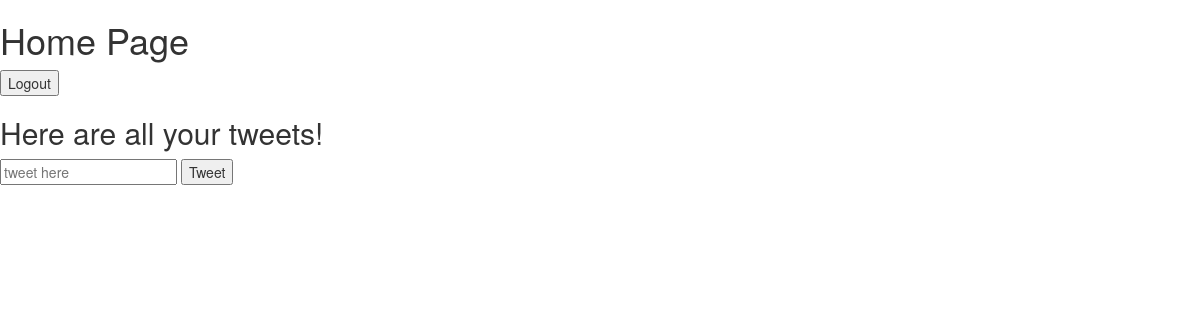
/core/ (signed in), run on an earlier commit of the app's database.
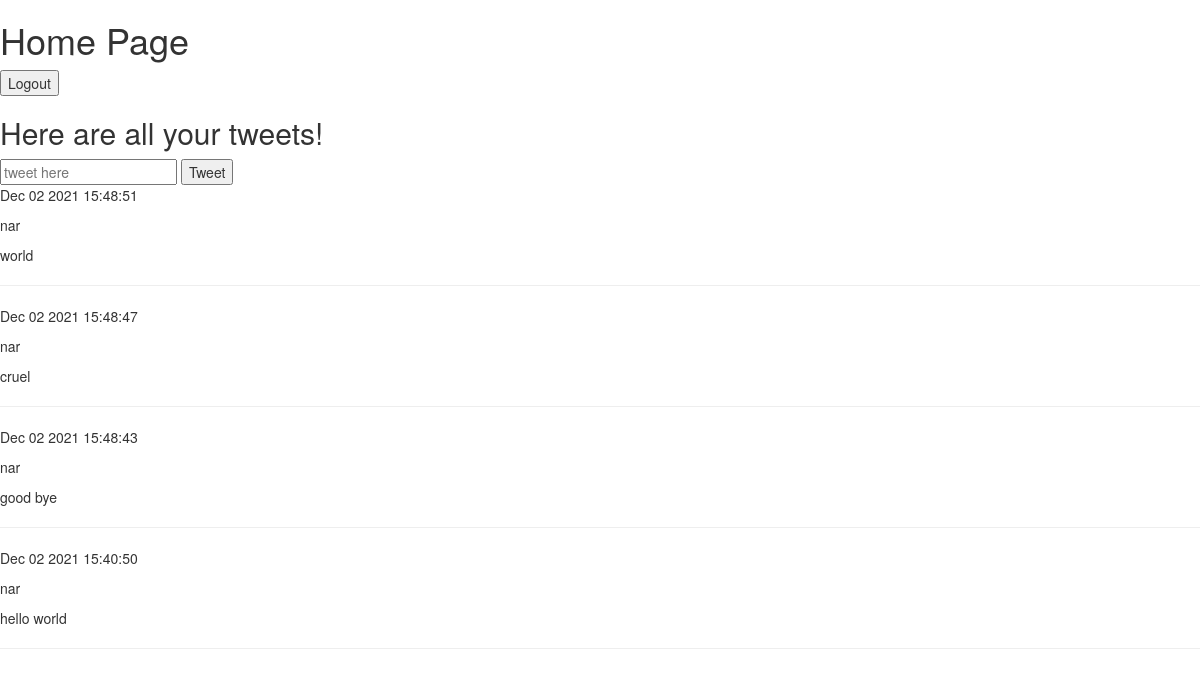
And on a later commit of the database.
### core/models.py (models this page shows, shortened)
class Tweet(models.Model):
    created_at = models.DateTimeField(auto_now_add=True)
    author = models.ForeignKey(
        User, related_name="User", on_delete=models.CASCADE, null=True
    )
    body = models.TextField(max_length=280)
    def get_datetime(self):
        return self.created_at.strftime("%b %d %Y %H:%M:%S")

### core/views.py (the view)
# urls.py: path("", home, name="home"),
def home(request):
    if request.method == "POST":
        Tweet.objects.create(
            author=request.user,
            body=request.POST["body"],
        )
        return redirect(reverse("home"))
    if request.user.is_authenticated:
        context = {
            "title": "Home",
            "tweets": Tweet.objects.filter(author=request.user).order_by("-created_at"),
        }
        return render(request, "core/home.html", context)
    return redirect(reverse("login"))

### core/templates/core/home.html (shortened to what this page needs)
{% extends "base.html" %}
{% block content %}
<h1>Home Page</h1>
<form method="GET" action="/core/logout">
    <input type="submit" value="Logout">
</form>
<h2>Here are all your tweets!</h2>
<form method="POST" action="/core/">
    <input type="text" name="body" required placeholder="tweet here" minlength="1" maxlength="280">
    <button type="submit">Tweet</button>
</form>
{% for tweet in tweets %}
    <p>{{ tweet.get_datetime }}</p>
    <p>{{ tweet.author }}</p>
    <p>{{ tweet.body }}</p>
    <hr>
{% endfor %}
{% endblock %}

### templates/base.html (shortened to what this page needs)
<!DOCTYPE html>
<html lang="en">
<head>
    <link rel="stylesheet" href="https://stackpath.bootstrapcdn.com/bootstrap/3.4.1/css/bootstrap.min.css">
    <link rel="stylesheet" href="https://stackpath.bootstrapcdn.com/bootstrap/3.4.1/css/bootstrap-theme.min.css">
</head>
<body>
    <div id="content">
        {% block content %}{% endblock %}
    </div>
</body>
</html>

What changed in the data, as far as the page shows it:
added Tweet: get_datetime "Dec 02 2021 15:48:51", author "nar", body "world"
added Tweet: get_datetime "Dec 02 2021 15:48:47", author "nar", body "cruel"
added Tweet: get_datetime "Dec 02 2021 15:48:43", author "nar", body "good bye"
added Tweet: get_datetime "Dec 02 2021 15:40:50", author "nar", body "hello world"
